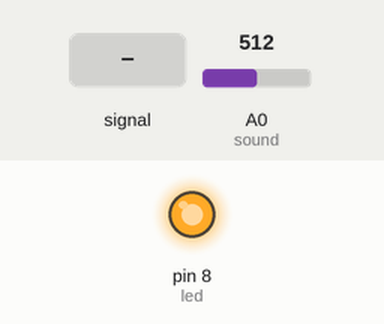
Simulated run of this sketch. Board: Arduino Uno, built with avr-gcc and run on an emulated ATmega328P. On the bench: output pins drawn as LEDs (lit = HIGH). The inputs (shaded band) are chosen by the test bench; at power-on: A0 (sound) = 512. What the sketch prints to the serial monitor is not drawn.

Above: at 1.2 s.
1.3 s: A0 (sound) set to 190
At 2.8 s:
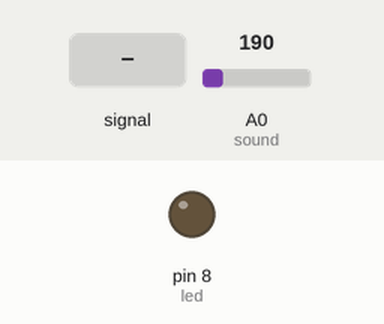
3.5 s: A0 (sound) fed a 200 Hz sine of ±81 counts around its level
At 4.0 s:
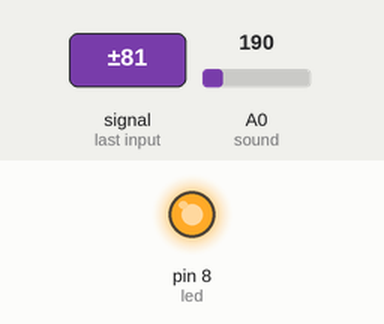
6.5 s: A0 (sound) set to 122
At 8.7 s:
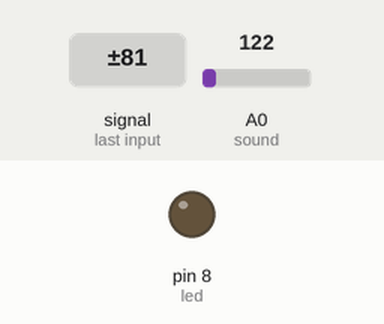
9.0 s: A0 (sound) set to 183
10.5 s: A0 (sound) set to 209
At 11.9 s:
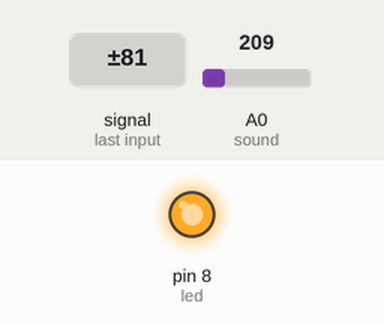
Timing chart, 0 to 13.5 s (numbered marks = the images above; inputs shaded):
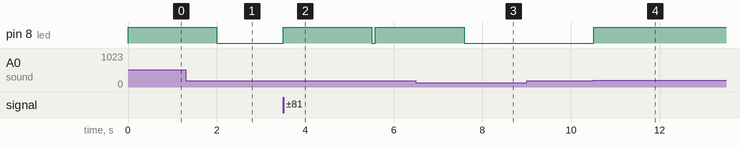

Measured:
- the behaviour switches between 200 and 201 on A0 (sound) (found by bisection; images 3 and 4)
- after the input at 1.3 s, pin 8 (led): HIGH → LOW after 0.70 s
- after the input at 3.5 s, pin 8 (led): LOW → HIGH at once, → LOW 2.0 s later, → HIGH 0.08 s later
- after the input at 6.5 s, pin 8 (led): goes on until 7.6 s, then stays LOW
- after the input at 10.5 s, pin 8 (led): LOW → HIGH at once

The sketch:

Task_2.0.5.ino.ino
```cpp
const int sound = A0;
const int led = 8;
bool Active = false;
unsigned long t = 0;
const int thresh = 200;

void setup() {
  pinMode(led, OUTPUT);
  digitalWrite(led, LOW);
  Serial.begin(9600);
}

void loop() {
  int v = analogRead(sound);
  Serial.println(v);

  if (v > thresh && !Active) {
    digitalWrite(led, HIGH);
    t = millis();
    Active = true;
  }

  if (Active && millis() - t > 2000) {
    digitalWrite(led, LOW);
    Active = false;
  }
}
```
